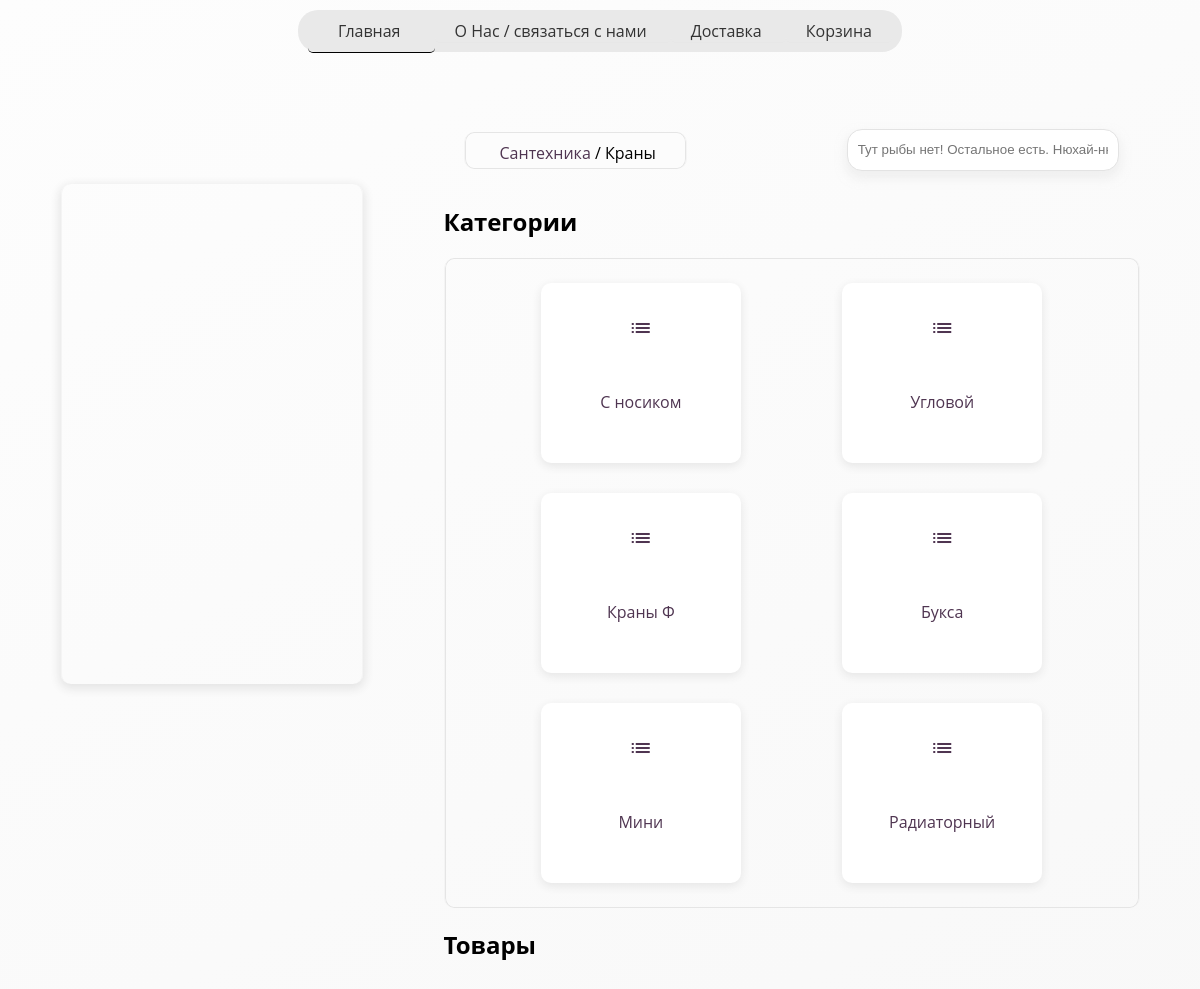
The page /category/Краны on the database as committed earlier.
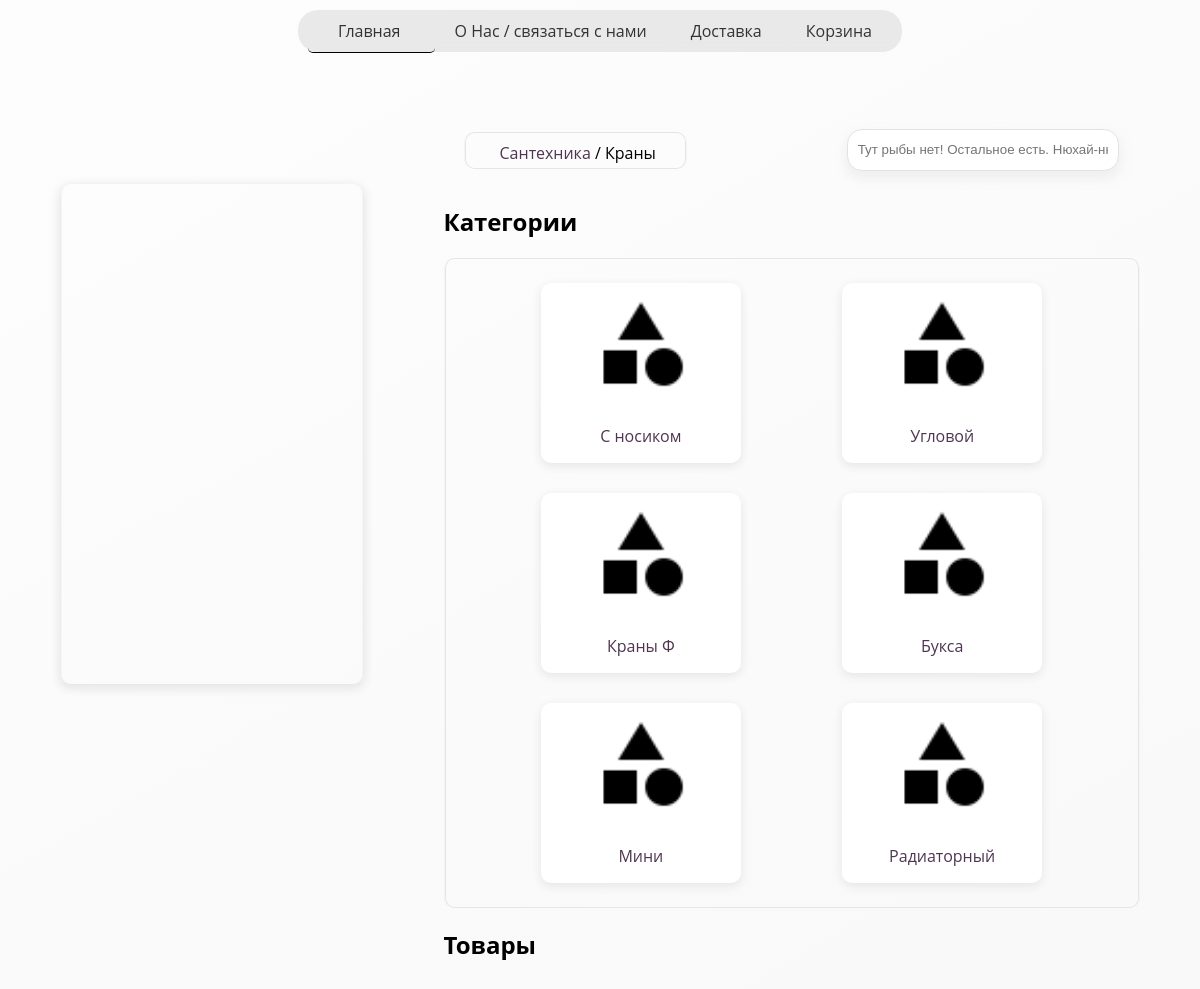
The same page on the database as committed later.
### tables this page shows
CREATE TABLE categories (
                id INTEGER PRIMARY KEY AUTOINCREMENT,
                parent_id TEXT DEFAULT ('Сантехника'),
                name TEXT,
                image_path TEXT DEFAULT ('../static/images/categories/categories-blank.png')
        );

### app.py (the view, shortened to what this page needs)
@logger.catch
@app.route('/category/<string:category_name>')
def category(category_name):
    cat_id = Database().execute(
        f"SELECT * FROM categories WHERE parent_id = (SELECT id FROM categories WHERE name='{category_name}')",
        'fetchone')
    prev_category = Database().execute(
        f"SELECT name FROM categories c where id = (SELECT parent_id FROM categories WHERE name = '{category_name}')",
        'fetchone')
    logger.debug(f'Проверяю наличие подкатегорий у {category_name}: [{cat_id}]')
    logger.debug(f'Родительская категория {prev_category}')
    if prev_category is None:
        prev_category = ''
    logger.debug(f'У {category_name} есть подкатегории')
    subcategories = Database().execute(f"SELECT * FROM categories WHERE parent_id = '{cat_id['parent_id']}'",
                                       'fetchall')  # Получение дочерних категорий
    products = Database().execute(f"SELECT * FROM products WHERE category_id = '{cat_id['parent_id']}'",
                                  'fetchall')  # Получение товаров в выбранной категории
    return render_template('user_category.html',
                           prev_category=prev_category,
                           category_name=category_name,
                           category=category,
                           subcategories=subcategories,
                           products=products)

### database/__init__.py (called while the page is built)
@logger.catch
def dict_factory(cursor, row):
    d = {}
    for idx, col in enumerate(cursor.description):
        d[col[0]] = row[idx]
    return d

    @logger.catch
    def close(self) -> None:
        self.cur.close()
        self.__conn.close()
        return

### templates/user_category.html (shortened to what this page needs)
<!DOCTYPE html>
<html>
<head>
    <link rel="stylesheet" type="text/css" href="{{ url_for('static', filename='css/styles.css') }}">
    <link rel="stylesheet" type="text/css" href="{{ url_for('static', filename='css/search.css') }}">
    <link rel="stylesheet" type="text/css" href="{{ url_for('static', filename='css/category.css') }}">
</head>
<body>
<div class="top-panel">
    <nav class="nav-bar">
        <ul class="nav-ul">
            <li class="nav-li-active">
                <a class="nav-a" href="{{url_for('index')}}">Главная</a>
            </li>
            <li class="nav-li">
                <a class="nav-a" href="{{url_for('about')}}">О Нас / связаться с нами</a>
            </li>
            <li class="nav-li">
                <a class="nav-a" href="{{url_for('delivery')}}">Доставка</a>
            </li>
            <li class="nav-li">
                <a class="nav-a" href="{{url_for('cart')}}">Корзина</a>
            </li>
        </ul>
    </nav>
</div>
<main>
    <div class="content">
        <div class="content-left">
            <div class="sidebar">
            </div>
        </div>
        <div class="content-right">
            <div class="search-block">
                <div class="router">
                    <div class="router-block">
                        <p class="router-content">
                            {% if prev_category.name %}
                            <a href="{{ url_for('category', category_name=prev_category.name) }}">
                                {{prev_category.name}}</a>
                            {% else %}
                            <a href="{{ url_for('index') }}">Главная</a>
                            {% endif %}
                            / {{ category_name }}</p>
                    </div>
                </div>
                <div class="search-container">
                    <input type="text" class="search-text" name="search-text" id="search-text"
                           placeholder="Тут рыбы нет! Остальное есть. Нюхай-нюхай, ищи-ищи">
                </div>
            </div>
            {% if subcategories or products %}
            {% if subcategories %}
            <h2>Категории</h2>
            <div class="categories">
                {% for subcategory in subcategories %}
                <a class="category-href" href="{{ url_for('category', category_name=subcategory.name) }}">
                    <div class="category-card">
                        {% if subcategory.image_path == '' %}
                        <div class="img">
                            <span class="material-icons">list</span>
                        </div>
                        {% else %}
                        <div class="img">
                            <img src="{{ subcategory.image_path }}" alt="{{subcategory.name}}"/>
                        </div>
                        {% endif %}
                        <p class="category-name">{{ subcategory.name}}</p>
                    </div>
                </a>
                {% endfor %}
            </div>
            {% endif %}
            <h2>Товары</h2>
            {% endif %}
        </div>
    </div>
</main>
<footer>
    <div class="footer" style="height: 200px;"></div>
</footer>
</body>
</html>

### static/css/styles.css (style rules this page uses)
body { display: block; background: linear-gradient(-30deg, #f8f8f8, #fdfdfd); font-family: 'Open Sans', sans-serif; margin: 0; padding: 0; opacity: 0; transition: opacity 0.3s ease-in; }
body.loaded { opacity: 1; transition: opacity 0.2s ease-in; }
html, body { min-height: 100%; height: fit-content(20em); padding-left: 10px; padding-right: 10px; }
.router { padding-left: 15px; padding-right: 30px; padding-bottom: 5px; border-left: 1px solid #f4f4f4; border-right: 1px solid #f4f4f4; border-radius: 10px; box-shadow: inset 0px 0px 0px 1px rgb(229 229 229); margin-top: 20px; display: flex; flex-direction: row; flex-wrap: nowrap; align-content: center; justify-content: flex-start; align-items: center; margin-left: 20px; background: #fcfcfc; }
.router-block { top: 10px; padding-left: 20px; padding-top: 5px; padding-bottom: 5px; }
.router-content { position: relative; top: 5px; margin: 0; text-wrap: nowrap; }
.top-panel { display: flex; justify-content: center; align-items: center; align-content: center; flex-wrap: nowrap; flex-direction: row; }
nav { background-color: #e9e9e9; padding: 10px; position: relative; top: 10px; border-radius: 20px; width: fit-content; display: flex; flex-direction: row; flex-wrap: nowrap; align-content: center; justify-content: center; align-items: baseline; }
nav ul { list-style-type: none; margin: 0; padding: 0; }
nav ul li { display: inline; box-shadow: 0 0 10px rgb(232 232 232 / 0%); border-radius: 5px; border-bottom: 1px solid #e7e7e7; transition: all .5s ease-in-out; }
nav ul li.nav-li-active { padding: 10px; box-shadow: 0 0 10px rgb(232 232 232 / 0%); border-bottom: 1px solid black; border-radius: 5px; transition: all .5s ease-in-out; }
nav ul li a { padding: 20px; color: #333; text-decoration: none; }
a { text-decoration: NONE; color: #4f3551 }
main { top: 20px; position: relative; }
.content { display: flex; flex-direction: row; flex-wrap: nowrap; align-content: center; justify-content: space-around; align-items: flex-start; }
.content-right { top: 50px; position: relative; width: 60% }
.content-left { position: relative; top: 122px; }
.sidebar { width: 300px; height: 500px; border-left: 1px solid #f4f4f4; border-right: 1px solid #f4f4f4; border-radius: 10px; box-shadow: 0px 3px 10px 2px rgb(229 229 229); }
.categories { border-left: 1px solid #f4f4f4; border-right: 1px solid #f4f4f4; border-radius: 10px; box-shadow: inset 0px 0px 0px 1px rgb(229 229 229); display: flex; justify-items: center; align-items: center; justify-content: space-evenly; align-content: stretch; flex-direction: row; }

### static/css/search.css (style rules this page uses)
.search-container { width: 70%; display: flex; flex-direction: row; flex-wrap: nowrap; align-content: flex-start; justify-content: center; }
.search-text { width: 80%; height: 20px; border: 1px solid #e3e3e3; border-radius: 15px; margin-left: 15px; margin-right: 15px; margin-bottom: 15px; box-shadow: 0px 6px 10px 2px rgb(229 229 229 / 0.5); padding: 10px; text-align: center; }
.search-block { display: flex; flex-wrap: nowrap; align-items: baseline; align-content: center; justify-content: space-between; flex-direction: row; }

### static/css/category.css (style rules this page uses)
.categories { position: relative; height: fit-content; flex-wrap: wrap; padding: 10px; min-height: 500px; align-items: stretch; }
.category-card { display: flex; flex-wrap: nowrap; flex-direction: column; align-content: stretch; justify-content: space-evenly; align-items: center; background: #ffffff; border-radius: 10px; box-shadow: 0px 3px 10px 0px rgb(229 229 229); width: 200px; height: 180px; margin: 15px; transition: all .2s ease-in-out; }
.category-card img { width: 100px; height: 100px; margin: 10px; }
.category-href { display: block; width: fit-content; height: fit-content; }
.search-container { width: 45% }

Rows that differ between the two databases and show on the page:
changed categories "C носиком": image_path: picture added
changed categories "Угловой": image_path: picture added
changed categories "Краны Ф": image_path: picture added
changed categories "Букса": image_path: picture added
changed categories "Мини": image_path: picture added
changed categories "Радиаторный": image_path: picture added
